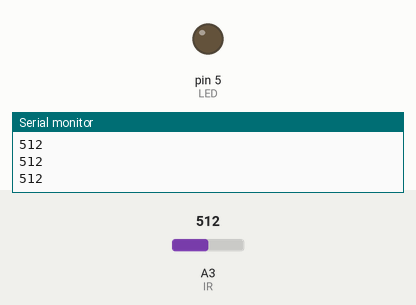
This sketch was run on a simulated Arduino Uno, built with avr-gcc and run on an emulated ATmega328P. On the bench: output pins drawn as LEDs (lit = HIGH), the last lines printed to the serial monitor. The test bench sets the inputs (shaded band); at power-on: A3 (IR) = 512.

Above: at 1.2 s.
1.3 s: A3 (IR) set to 533
At 1.7 s:
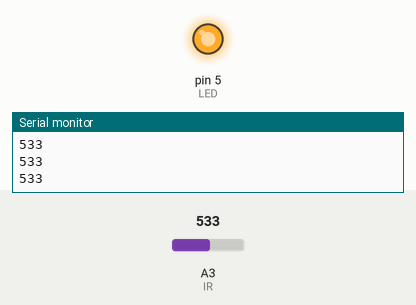
2.8 s: A3 (IR) set to 511
At 4.0 s:
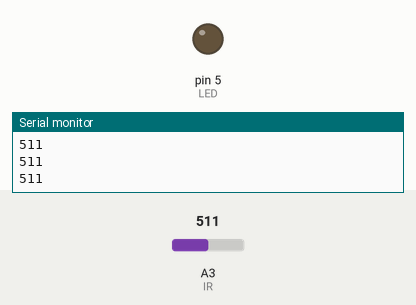
4.3 s: A3 (IR) set to 306
At 5.1 s:
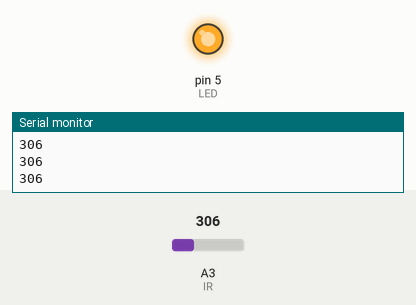
Timing chart, 0 to 7.3 s (numbered marks = the images above; inputs shaded):
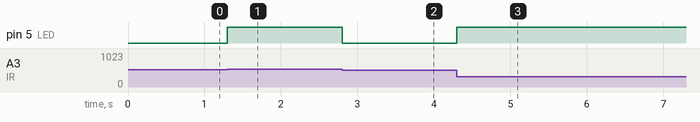

Measured:
- the behaviour switches between 516 and 517 on A3 (IR) (found by bisection; images 0 and 1)
- after the input at 1.3 s, pin 5 (LED): LOW → HIGH at once
- after the input at 2.8 s, pin 5 (LED): HIGH → LOW at once
- after the input at 4.3 s, pin 5 (LED): LOW → HIGH at once

The sketch:

IRLIGHTUP.ino
```cpp
long zero;
#define IR 17
#define LED 5
void setup() {
  pinMode(IR, INPUT);
  zero = 0;
  for(int i = 0; i < 100; i++){
    zero+=analogRead(IR);
  }
  zero/=100;
  pinMode(LED, OUTPUT);
  Serial.begin(9600);
}

void loop() {
  Serial.println(analogRead(IR));
  digitalWrite(LED, map(analogRead(IR) - zero, 0, 1023, 0, 255));
}
```
